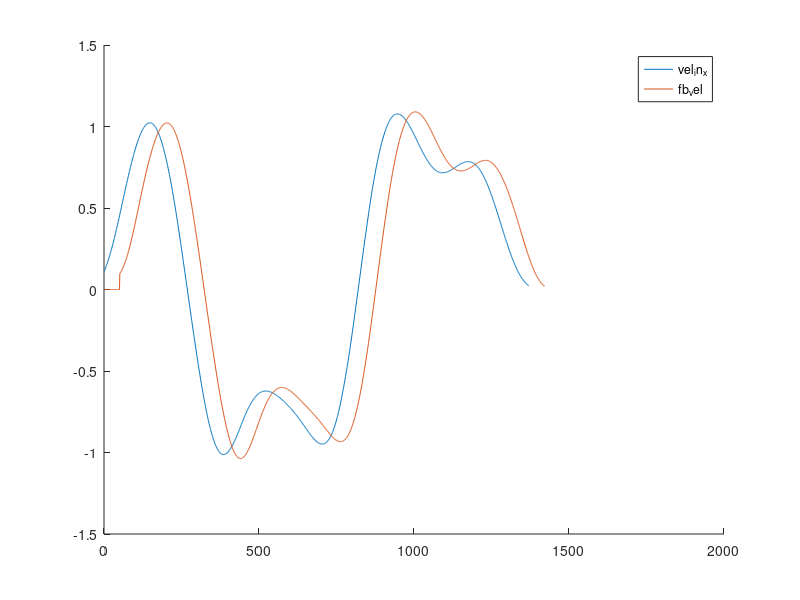

The MATLAB script that drew this image: (Note: this script raises an error after producing the figure.)
close all
% clear variables
%%
% run("identification and pid/identify_params")

data = load('data_new/gans_kaput.mat');

figure
hold on
plot(data.vel_in_y)
plot(-data.fb_vel_x)
legend('vel_in_x','fb_vel')

t = 0:0.01:0.01*(length(data.vel_in_y)-1);

% sim
jsim = lsim(ymodel.ss_vel_invLPF,data.vel_in_y,t);

figure
hold on 
plot(data.input_y,'-o')
plot(jsim,'-x')
legend('python','matlab')

xref = data.real_path_x;

xsim = lsim(xmodel.tf_pos,jsim,t);
figure
hold on
plot(t,xsim)
plot(t,-(xref-xref(1)))
legend('sim','ref')
